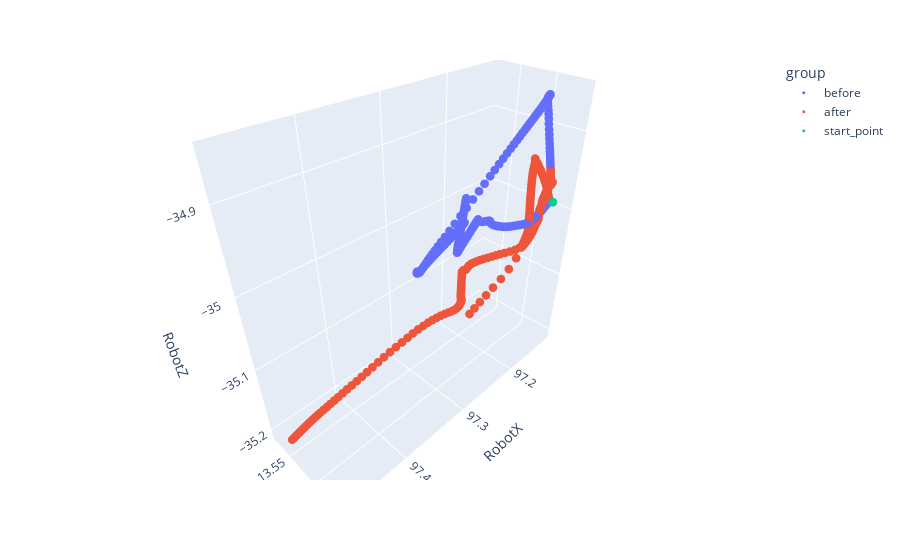

Notebook cell for this chart:
### Code cell
local_name = locals()
column_W = 'Cube6'
column_B = 'Cube5'
column_G = 'Cube4'
column_P = 'Cube1'
W_start = [97.56063,13.35121,-35.21387]
W_end = [97.90633,13.32971,-35.19188]
P_start = [98.09391,13.35522,-35.24588]
P_end = [97.27963,13.61891,-34.86887]
G_start = [97.15163,13.64371,-34.97587]
G_end = [98.27063,13.61921,-34.97287]
B_start = [97.26563,13.84821,-35.02288]
B_end = [98.08563,13.82521,-34.86588]
participant_id = 1
length_period = 900

### test start and end
group = 'Asynchronized' # 'Synchronized', 'Anchoring', 'control', 'Asynchronized'
name = 'G'
test_df = pd.read_csv('D:/Tianyu/code/python/nasa/nasa_data/test/' + name + '_' + group + '_df_start.csv')

column_name = local_name['column_' + name]
# test_df = test_df[participant_id*length_period*2:(participant_id+1)*length_period*2]
test_df['group'] = 'before'
test_df['group'][length_period:2*length_period] = 'after'
test_df['group'][3*length_period:4*length_period] = 'after'
test_df = test_df.append(pd.DataFrame({'RobotX':[local_name[name  + '_' + 'start'][0]],'RobotY':[local_name[name  + '_' + 'start'][1]],'RobotZ':[local_name[name  + '_' + 'start'][2]],'group':'start_point'}),ignore_index=True)

fig = px.scatter_3d(test_df, x='RobotX', y='RobotY', z='RobotZ',color='group')
                # color='left_cogload',color_continuous_scale=px.colors.sequential.Viridis, opacity=0.8,) #symbol='CollisionTargetName',symbol_sequence=["cross","circle"]
fig.update_traces(marker_size = 3)
fig.show()

### Figure 1 — Plotly figure (JSON) as saved in the notebook; plotly's stock layout.template omitted (floating-point values rounded to 4 significant figures; data arrays with more than 128 entries replaced by an {"elided": "..."} marker saying what was removed)
{"data": [{"hovertemplate": "group=before<br>RobotX=%{x}<br>RobotY=%{y}<br>RobotZ=%{z}<extra></extra>", "legendgroup": "before", "marker": {"color": "#636efa", "size": 3, "symbol": "circle"}, "mode": "markers", "name": "before", "scene": "scene", "showlegend": true, "type": "scatter3d", "x": {"elided": "1800 float values"}, "y": {"elided": "1800 float values"}, "z": {"elided": "1800 float values"}}, {"hovertemplate": "group=after<br>RobotX=%{x}<br>RobotY=%{y}<br>RobotZ=%{z}<extra></extra>", "legendgroup": "after", "marker": {"color": "#EF553B", "size": 3, "symbol": "circle"}, "mode": "markers", "name": "after", "scene": "scene", "showlegend": true, "type": "scatter3d", "x": {"elided": "1800 float values"}, "y": {"elided": "1800 float values"}, "z": {"elided": "1800 float values"}}, {"hovertemplate": "group=start_point<br>RobotX=%{x}<br>RobotY=%{y}<br>RobotZ=%{z}<extra></extra>", "legendgroup": "start_point", "marker": {"color": "#00cc96", "size": 3, "symbol": "circle"}, "mode": "markers", "name": "start_point", "scene": "scene", "showlegend": true, "type": "scatter3d", "x": [97.15], "y": [13.64], "z": [-34.98]}], "layout": {"legend": {"title": {"text": "group"}, "tracegroupgap": 0}, "margin": {"t": 60}, "scene": {"domain": {"x": [0, 1], "y": [0, 1]}, "xaxis": {"title": {"text": "RobotX"}}, "yaxis": {"title": {"text": "RobotY"}}, "zaxis": {"title": {"text": "RobotZ"}}}}}
